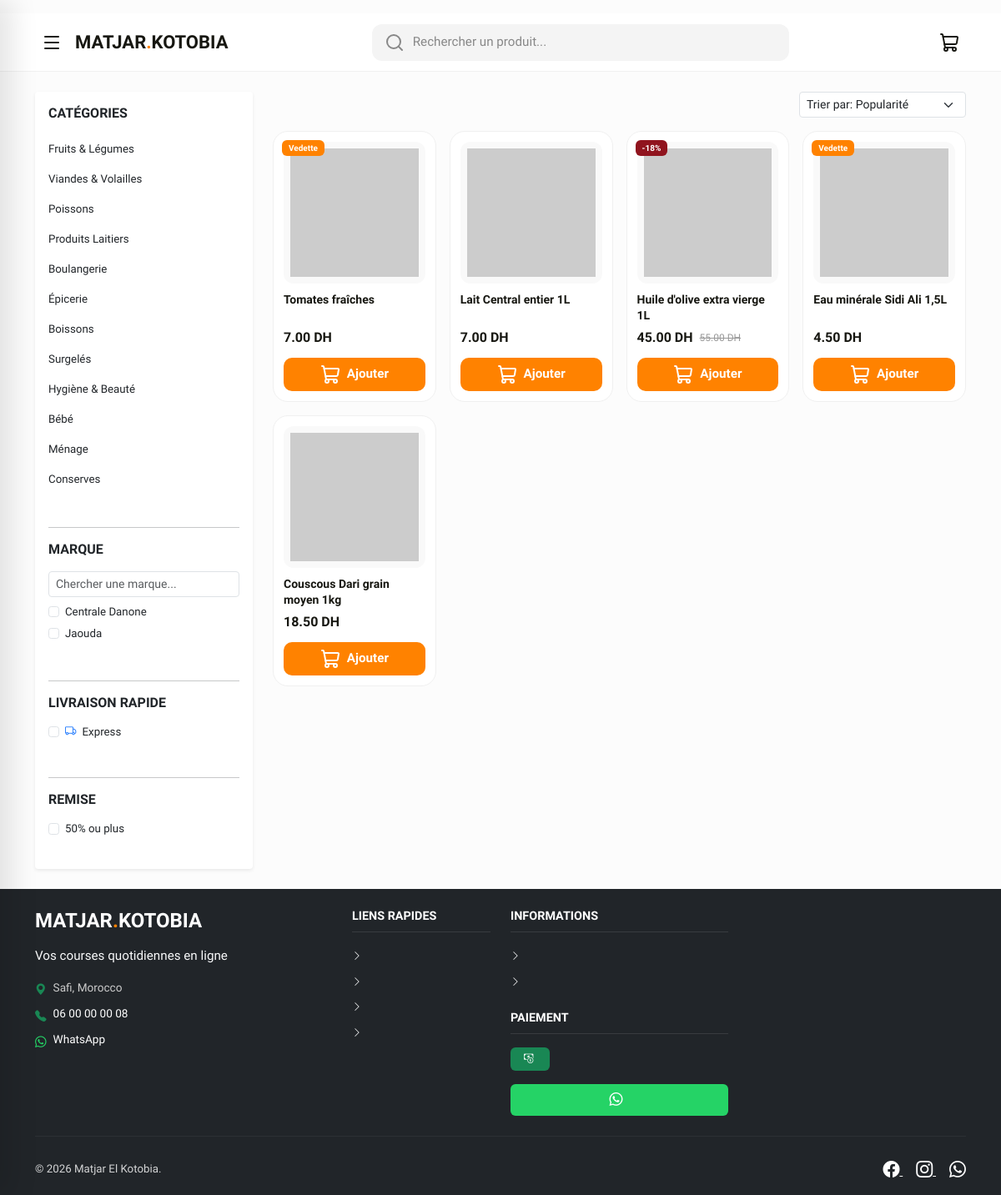
Screenshot of /pages/products.php with the database file from the repository.
### tables this page shows
CREATE TABLE IF NOT EXISTS `hri_category` (
    `category_id`               INT UNSIGNED    NOT NULL AUTO_INCREMENT,
    `category_name_fr`          VARCHAR(100)    NOT NULL                 COMMENT 'Category name in French',
    `category_name_ar`          VARCHAR(100)    NOT NULL                 COMMENT 'Category name in Arabic',
    `category_slug`             VARCHAR(120)    NOT NULL                 COMMENT 'URL-safe slug (e.g. fruits-legumes)',
    `category_icon`             VARCHAR(100)             DEFAULT NULL    COMMENT 'Bootstrap Icon class or filename',
    `category_image`            VARCHAR(255)             DEFAULT NULL    COMMENT 'Category image filename (assets/images/categories/)',
    `category_description_fr`   TEXT                     DEFAULT NULL    COMMENT 'Optional description in French',
    `category_description_ar`   TEXT                     DEFAULT NULL    COMMENT 'Optional description in Arabic',
    `category_display_order`    INT             NOT NULL DEFAULT 0       COMMENT 'Sort order for nav/listing display',
    `category_is_active`        TINYINT(1)      NOT NULL DEFAULT 1       COMMENT '1=visible, 0=hidden',
    `category_created_at`       DATETIME        NOT NULL DEFAULT CURRENT_TIMESTAMP,
    `category_updated_at`       DATETIME        NOT NULL DEFAULT CURRENT_TIMESTAMP
                                                         ON UPDATE CURRENT_TIMESTAMP,

     
    PRIMARY KEY (`category_id`),
    UNIQUE KEY `uq_category_slug` (`category_slug`),

     
    INDEX `idx_category_slug`         (`category_slug`),
    INDEX `idx_category_active_order` (`category_is_active`, `category_display_order`)

);

CREATE TABLE IF NOT EXISTS `hri_product` (
    `product_id`                INT UNSIGNED    NOT NULL AUTO_INCREMENT,
    `product_category_id`       INT UNSIGNED    NOT NULL                 COMMENT 'FK → hri_category.category_id',
    `product_name_fr`           VARCHAR(200)    NOT NULL                 COMMENT 'Product name in French',
    `product_name_ar`           VARCHAR(200)    NOT NULL                 COMMENT 'Product name in Arabic',
    `product_slug`              VARCHAR(220)    NOT NULL                 COMMENT 'URL-safe slug — unique per product',
    `product_description_fr`    TEXT                     DEFAULT NULL    COMMENT 'Full description in French',
    `product_description_ar`    TEXT                     DEFAULT NULL    COMMENT 'Full description in Arabic',
    `product_price`             DECIMAL(10,2)   NOT NULL                 COMMENT 'Regular price in DH (MAD)',
    `product_sale_price`        DECIMAL(10,2)            DEFAULT NULL    COMMENT 'Promotional price in DH — NULL = no sale',
    `product_unit`              ENUM('kg','piece','pack','liter','gram','unit')
                                                NOT NULL DEFAULT 'piece' COMMENT 'Unit of measure',
    `product_unit_step`         DECIMAL(5,2)    NOT NULL DEFAULT 1.00   COMMENT 'Cart quantity increment (e.g. 0.5 for ½ kg)',
    `product_stock_quantity`    INT             NOT NULL DEFAULT 0       COMMENT 'Available stock — 0 = out of stock',
    `product_image`             VARCHAR(255)    NOT NULL DEFAULT 'default_product.jpg'
                                                                         COMMENT 'Main image filename (assets/uploads/products/)',
    `product_image_thumb`       VARCHAR(255)             DEFAULT NULL    COMMENT 'Thumbnail filename (generated by PHP GD)',
    `product_is_featured`       TINYINT(1)      NOT NULL DEFAULT 0       COMMENT '1 = show in homepage featured section',
    `product_is_on_sale`        TINYINT(1)      NOT NULL DEFAULT 0       COMMENT '1 = show sale badge overlay',
    `product_is_active`         TINYINT(1)      NOT NULL DEFAULT 1       COMMENT '1 = visible to customers',
    `product_view_count`        INT UNSIGNED    NOT NULL DEFAULT 0       COMMENT 'Page-view counter for basic analytics',
    `product_sort_order`        INT             NOT NULL DEFAULT 0       COMMENT 'Custom sort within category',
    `product_created_at`        DATETIME        NOT NULL DEFAULT CURRENT_TIMESTAMP,
    `product_updated_at`        DATETIME        NOT NULL DEFAULT CURRENT_TIMESTAMP
                                                         ON UPDATE CURRENT_TIMESTAMP,

     
    PRIMARY KEY (`product_id`),
    UNIQUE KEY `uq_product_slug` (`product_slug`),

    CONSTRAINT `fk_product_category`
        FOREIGN KEY (`product_category_id`)
        REFERENCES `hri_category` (`category_id`)
        ON DELETE RESTRICT
        ON UPDATE CASCADE,

     
    INDEX `idx_product_category`  (`product_category_id`),
    INDEX `idx_product_slug`      (`product_slug`),
    INDEX `idx_product_active`    (`product_is_active`),
    INDEX `idx_product_featured`  (`product_is_featured`, `product_is_active`),
    INDEX `idx_product_sale`      (`product_is_on_sale`,  `product_is_active`),
    INDEX `idx_product_price`     (`product_price`),
    INDEX `idx_product_stock`     (`product_stock_quantity`),

     
    FULLTEXT INDEX `idx_product_search` (`product_name_fr`, `product_name_ar`,
                                          `product_description_fr`, `product_description_ar`)

);

CREATE TABLE IF NOT EXISTS `hri_settings` (
    `setting_id`            INT UNSIGNED    NOT NULL AUTO_INCREMENT,
    `setting_key`           VARCHAR(100)    NOT NULL                 COMMENT 'Machine-readable key (permanent)',
    `setting_value`         TEXT                     DEFAULT NULL    COMMENT 'Stored value',
    `setting_type`          ENUM('text','number','boolean','json')
                                            NOT NULL DEFAULT 'text'  COMMENT 'Value type for validation',
    `setting_group`         VARCHAR(50)     NOT NULL DEFAULT 'general'
                                                                     COMMENT 'Grouping for admin UI',
    `setting_label_fr`      VARCHAR(150)             DEFAULT NULL    COMMENT 'Human-readable label (FR)',
    `setting_label_ar`      VARCHAR(150)             DEFAULT NULL    COMMENT 'Human-readable label (AR)',
    `setting_updated_at`    DATETIME        NOT NULL DEFAULT CURRENT_TIMESTAMP
                                                     ON UPDATE CURRENT_TIMESTAMP,

     
    PRIMARY KEY (`setting_id`),
    UNIQUE KEY `uq_setting_key` (`setting_key`),

     
    INDEX `idx_setting_key`   (`setting_key`),
    INDEX `idx_setting_group` (`setting_group`)

);

### pages/products.php (the view, shortened to what the rows shown need)
<?php
global $current_language, $is_rtl, $lang;
$current_page = isset($_GET['page']) ? (int)$_GET['page'] : 1;
$category_id = isset($_GET['category']) ? (int)$_GET['category'] : 0;
$search_query = isset($_GET['q']) ? sanitize_input($_GET['q']) : '';
if (!empty($search_query)) {
    $product_list = search_products($search_query);
    $total_items = count($product_list);
    $page_title = ($current_language === 'ar' ? 'نتائج البحث عن: ' : 'Résultats pour: ') . '"' . htmlspecialchars($search_query) . '"';
} else {
    $product_list = get_all_products($current_page);
}
require_once __DIR__ . '/../includes/header.php';
?>
<div class="container py-4">
    <div class="row g-4">
        <div class="col-lg-3 d-none d-lg-block">
            <div class="card border-0 shadow-sm p-3 h-100" style="border-radius: 4px;">
                <div class="list-group list-group-flush mb-4">
                    <?php
                    $active_cats = get_active_categories();
                    foreach ($active_cats as $cat):
                    ?>
                        <a href="?category=<?php echo $cat['category_id']; ?>" class="list-group-item list-group-item-action border-0 px-0 small <?php echo $category_id == $cat['category_id'] ? 'text-primary fw-bold' : ''; ?>">
                            <?php echo htmlspecialchars($current_language === 'ar' ? $cat['category_name_ar'] : $cat['category_name_fr']); ?>
                        </a>
                    <?php endforeach; ?>
                </div>
            </div>
        </div>
        <div class="col-lg-9 col-12">
            <?php if (empty($product_list)): ?>
                <div class="card border-0 shadow-sm p-5 text-center">
                    <i class="bi bi-search fs-1 text-muted mb-3"></i>
                    <p class="text-muted">Aucun produit trouvé.</p>
                </div>
            <?php else: ?>
                <div class="row g-2 g-md-3">
                    <?php foreach ($product_list as $product_data): ?>
                        <div class="col-6 col-md-4 col-lg-3">
                            <?php include __DIR__ . '/_product_card.php'; ?>
                        </div>
                    <?php endforeach; ?>
                </div>
            <?php endif; ?>
        </div>
    </div>
</div>
<?php require_once __DIR__ . '/../includes/footer.php'; ?>

### pages/_product_card.php (shortened to what the rows shown need)
<?php
$p = $product_data;
$product_id = (int)$p['product_id'];
$product_name_fr = $p['product_name_fr'];
$product_name_ar = $p['product_name_ar'];
$product_image = $p['product_image'];
$product_price = (float)$p['product_price'];
$product_sale_price = (float)$p['product_sale_price'];
$is_on_sale = (bool)$p['product_is_on_sale'] && $product_sale_price > 0 && $product_sale_price < $product_price;
$display_price = $is_on_sale ? $product_sale_price : $product_price;
$cart = $_SESSION[CART_SESSION_KEY] ?? [];
$in_cart = isset($cart[$product_id]);
?>
<div class="hri-product-card <?php echo $in_cart ? 'is-active' : ''; ?>" data-product-id="<?php echo $product_id; ?>">
    <?php if ($is_on_sale): ?>
        <span class="hri-product-card__badge hri-product-card__badge--sale">-<?php echo round((($product_price - $product_sale_price) / $product_price) * 100); ?>%</span>
    <?php elseif ($p['product_is_featured']): ?>
        <span class="hri-product-card__badge hri-product-card__badge--featured"><?php echo $current_language === 'ar' ? 'مميز' : 'Vedette'; ?></span>
    <?php endif; ?>
    <a href="<?php echo SITE_URL; ?>/pages/product_detail.php?slug=<?php echo $p['product_slug']; ?>" class="hri-product-card__image text-decoration-none">
        <img src="<?php echo get_product_image_url($product_image); ?>" alt="<?php echo htmlspecialchars($product_name_fr); ?>" loading="lazy" onerror="this.src='https://placehold.co/200x200/f5f5f5/9e9e9e?text=No+Image'">
    </a>
    <div class="hri-product-card__content">
        <a href="<?php echo SITE_URL; ?>/pages/product_detail.php?slug=<?php echo $p['product_slug']; ?>" class="hri-product-card__title">
            <?php echo htmlspecialchars($current_language === 'ar' ? $product_name_ar : $product_name_fr); ?>
        </a>
        <div class="hri-product-card__price">
            <span class="current"><?php echo format_price($display_price); ?></span>
            <?php if ($is_on_sale): ?>
                <span class="original"><?php echo format_price($product_price); ?></span>
            <?php endif; ?>
        </div>
        <div class="hri-product-card__actions">
            <button class="hri-product-card__btn-cart" onclick="addCardToCart(<?php echo $product_id; ?>)">
                <i data-lucide="shopping-cart" size="16"></i>
                <span><?php echo $current_language === 'ar' ? 'أضف' : 'Ajouter'; ?></span>
            </button>
        </div>
    </div>
</div>

### includes/footer.php (shortened to what the rows shown need)
<?php
$db_address = get_setting('store_address');
$store_address = !empty($db_address) ? $db_address : (DEFAULT_CITY . ', ' . DEFAULT_COUNTRY);
?>
    <footer class="footer bg-dark text-white pt-4 pb-3">
        <div class="container">
            <div class="row g-4">
                <div class="col-lg-4 col-md-6">
                    <ul class="list-unstyled footer-contact">
                        <li class="mb-2">
                            <i class="bi bi-geo-alt-fill me-2 text-success"></i>
                            <span><?php echo htmlspecialchars($store_address); ?></span>
                        </li>
                    </ul>
                </div>
            </div>
        </div>
    </footer>
</body>
</html>

### rows the page displays
hri_category: category_name_fr "Fruits & Légumes"
hri_category: category_name_fr "Viandes & Volailles"
hri_category: category_name_fr "Poissons"
hri_category: category_name_fr "Produits Laitiers"
hri_category: category_name_fr "Boulangerie"
hri_category: category_name_fr "Épicerie"
hri_category: category_name_fr "Boissons"
hri_category: category_name_fr "Surgelés"
hri_category: category_name_fr "Hygiène & Beauté"
hri_category: category_name_fr "Bébé"
hri_category: category_name_fr "Ménage"
hri_category: category_name_fr "Conserves"
hri_product: product_is_featured "Vedette", product_name_fr "Tomates fraîches", format_price($display_price) "7.00 DH"
hri_product: product_name_fr "Lait Central entier 1L", format_price($display_price) "7.00 DH"
hri_product: (($product_price - $product_sale_price) / $product_price) * 100 "18", product_name_fr "Huile d'olive extra vierge 1L", format_price($display_price) "45.00 DH", product_price "55.00 DH"
hri_product: product_is_featured "Vedette", product_name_fr "Eau minérale Sidi Ali 1,5L", format_price($display_price) "4.50 DH"
hri_product: product_name_fr "Couscous Dari grain moyen 1kg", format_price($display_price) "18.50 DH"
hri_settings: setting_value "Safi, Morocco"

### other values shown
$lang['categories'] "CATÉGORIES"
SITE_TAGLINE_FR "Vos courses quotidiennes en ligne"
$store_phone_display "06 00 00 00 08"
$lang['quick_links'] "LIENS RAPIDES"
$store_name "Matjar El Kotobia"
